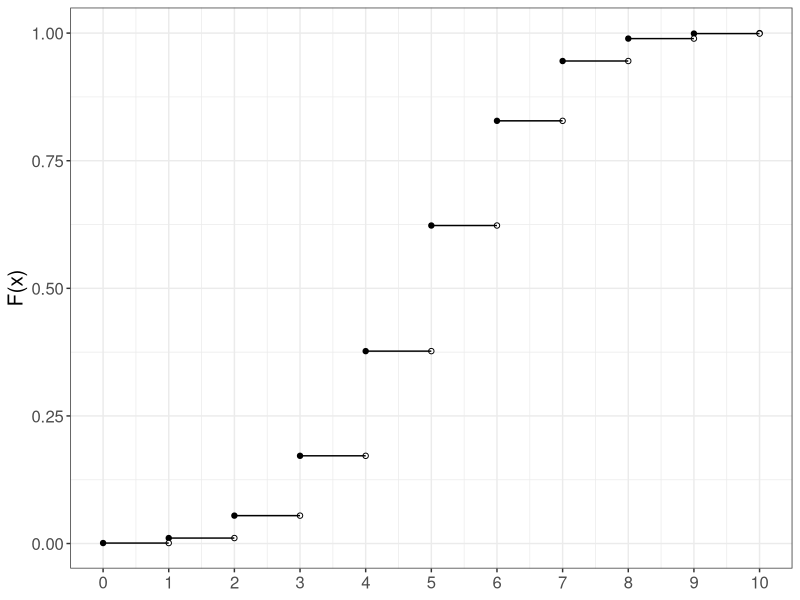
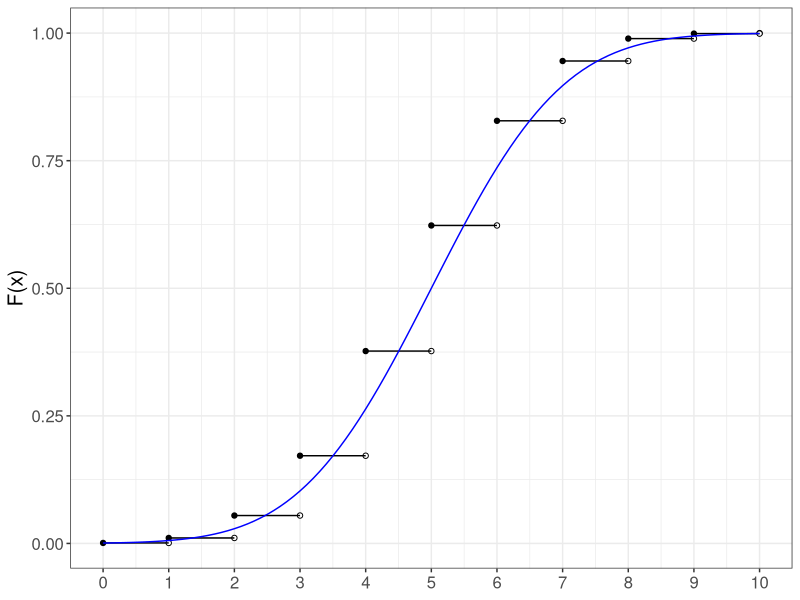
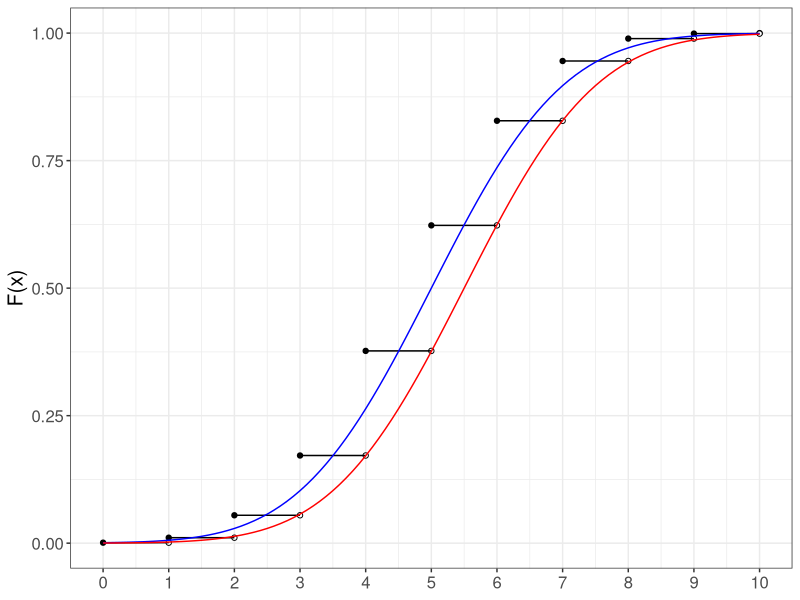
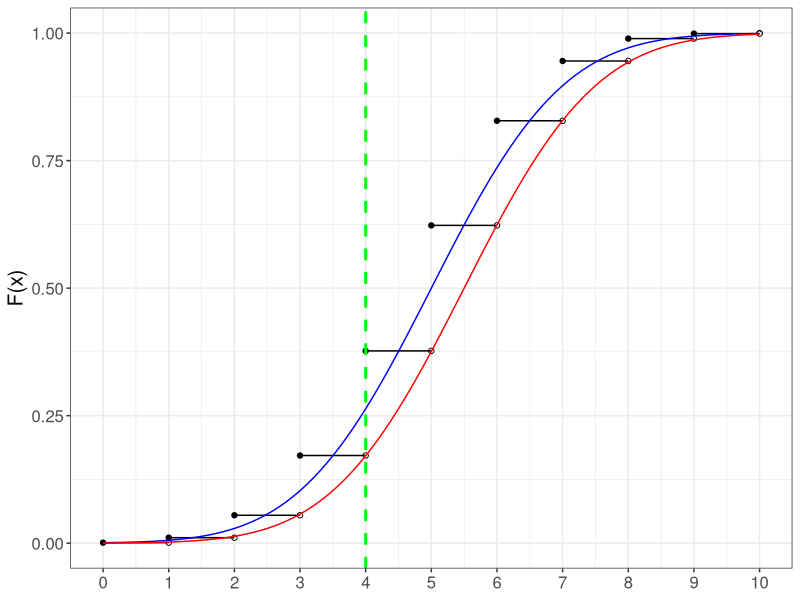
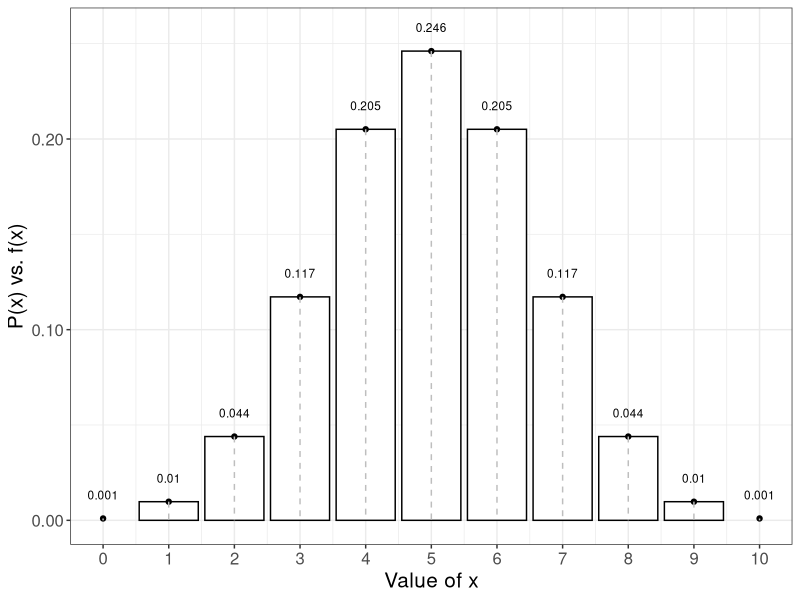
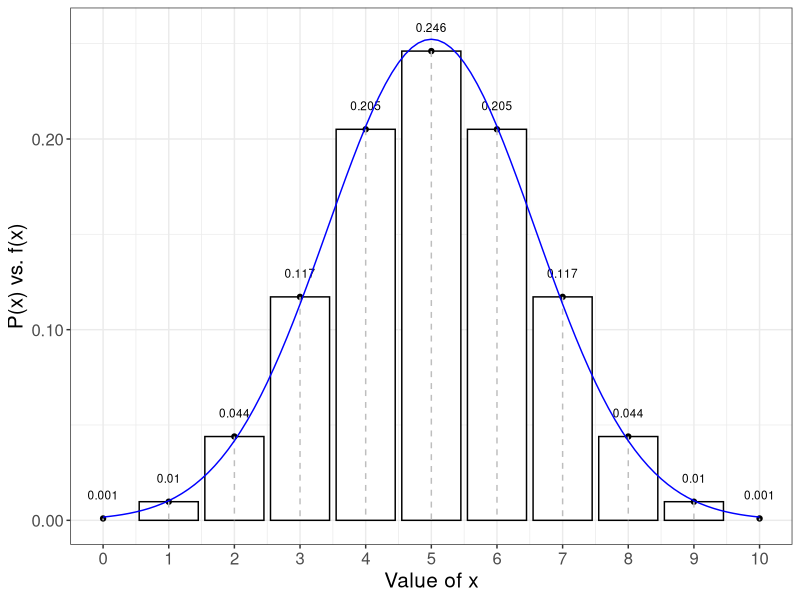
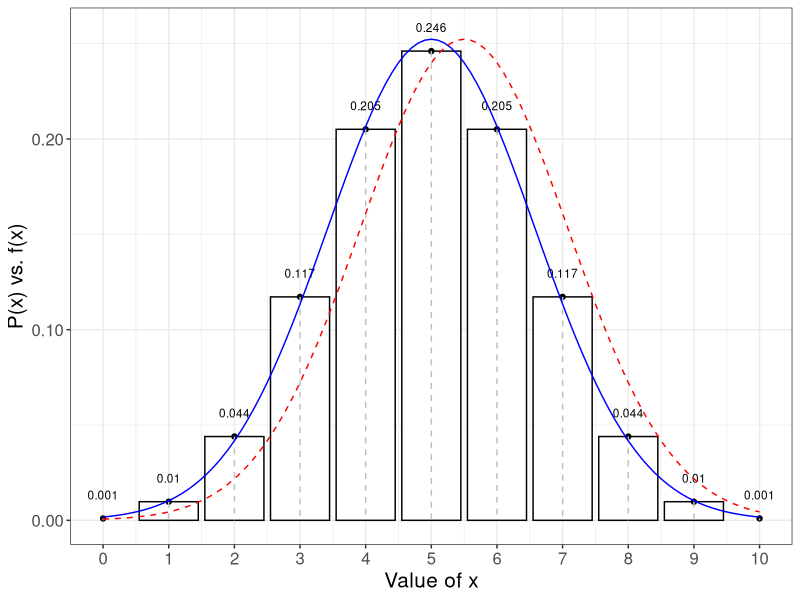
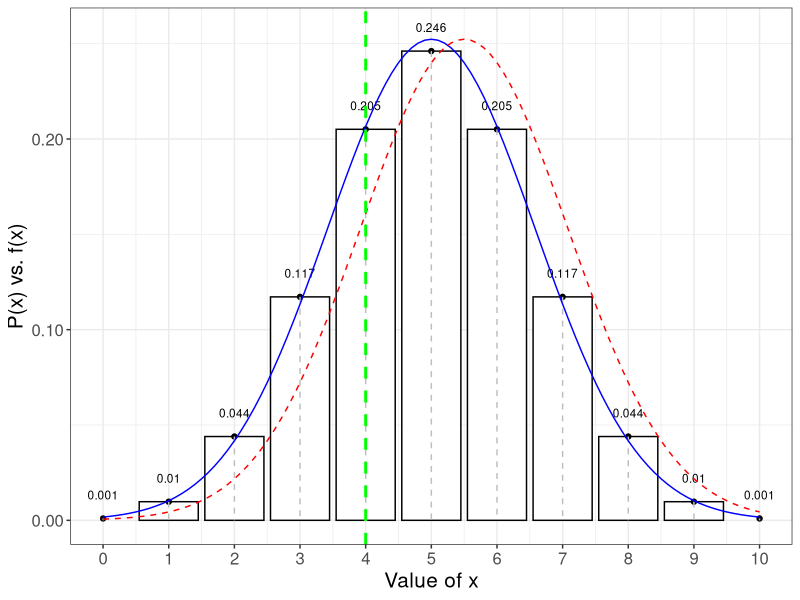

Source code (R) for these figures, in order:
library(ggplot2)
library(grid)
library(gridExtra)

# n: Number of trials
n <- 10
# p: Probability of success
p <- 1/2

# X intercept
x.intercept <- 4
vertical.line <- geom_vline(xintercept = x.intercept, linetype = "dashed", color = "green", size = 1)

# --- CDF ----
sup <- seq(0,n,1)
cdf <- pbinom(sup, size = n, prob = p)
cdf.data <- data.frame(sup, cdf, xend = sup + 1, yend = cdf)

scaleFUN <- function(x) sprintf("%.2f", x)
cdf.plot <- ggplot(cdf.data, aes(x = sup, y = cdf)) + 
  geom_point() +
  geom_point(aes(x = sup + 1, y = cdf), shape = 21, fill = "white") +
  geom_segment(aes(x = sup, y = cdf, xend = xend, yend = yend)) +
  scale_x_continuous(breaks=0:n, limits = c(0, n)) +
  scale_y_continuous(labels=scaleFUN) +
  labs(x = "Value of x", y = "F(x)") +
  theme_bw() +
  theme(plot.title = element_text(hjust = 0.5), text = element_text(size = 15), axis.title.x=element_blank())
graph <- cdf.plot
graph

# Create CDF layer # Normal aproximation
cdf.normal <- function(x, mean = n*p, sd = sqrt(n*p*(1-p))) {
  pnorm(x, mean = mean, sd = sd)
}
cdf.plot.normal <- stat_function(fun = cdf.normal, color = 'blue')
graph <- graph + cdf.plot.normal
graph

# Create CDF layer # Normal aproximation with correction
cdf.normal.correction <- function(x, mean = n*p, sd = sqrt(n*p*(1-p))) {
  pnorm(x - 0.5, mean = mean, sd = sd)
}
cdf.plot.normal.correction <- stat_function(fun = cdf.normal.correction, color = 'red')
graph <- graph + cdf.plot.normal.correction
graph

graph <- graph + vertical.line
graph

# ---- PMF ----
sup <- seq(0,n,1)
pmf <- dbinom(sup, size = n, prob = p)
pmf.data <- data.frame(sup, pmf, yend = rep(0,(n+1)))

graph2 <- ggplot(pmf.data, aes(x = sup, y = pmf)) +
  geom_col(stat="identity", color="black", fill="white") +
  geom_point() +
  geom_segment(aes(xend = sup, yend = yend), color="grey", linetype="dashed") +
  geom_text(
    aes(label = round(pmf,3), y = pmf + 0.01),
    position = position_dodge(0.9),
    size = 3,
    vjust =  0
  ) +
  scale_x_continuous(breaks=0:n, limits = c(0, n)) +
  scale_y_continuous(labels=scaleFUN) +
  labs(x = "Value of x",
       y = "P(x) vs. f(x)") +
  theme_bw() +
  theme(plot.title = element_text(hjust = 0.5),
        text = element_text(size = 15))
graph2

# Create CDF layer # Normal aproximation
pdf.normal <- function(x, mean = n*p, sd = sqrt(n*p*(1-p))) {
  dnorm(x, mean = mean, sd = sd)
}
pdf.plot.normal <- stat_function(fun = pdf.normal, color = 'blue')
graph2 <- graph2 + pdf.plot.normal
graph2

# Create CDF layer # Normal aproximation
pdf.normal.correction <- function(x, mean = n*p, sd = sqrt(n*p*(1-p))) {
  dnorm(x - 0.5, mean = mean, sd = sd)
}
pdf.plot.normal.correction <- stat_function(fun = pdf.normal.correction, color = 'red', linetype = "dashed")
graph2 <- graph2 + pdf.plot.normal.correction
graph2

graph2 <- graph2 + vertical.line
graph2

# ---- Grid ----
grid.arrange(graph, graph2, nrow = 2, ncol = 1, layout_matrix = rbind(c(1), c(2)), top = textGrob("Binomial Distribution vs. Normal Approximation", gp = gpar(fontsize = 14)))
